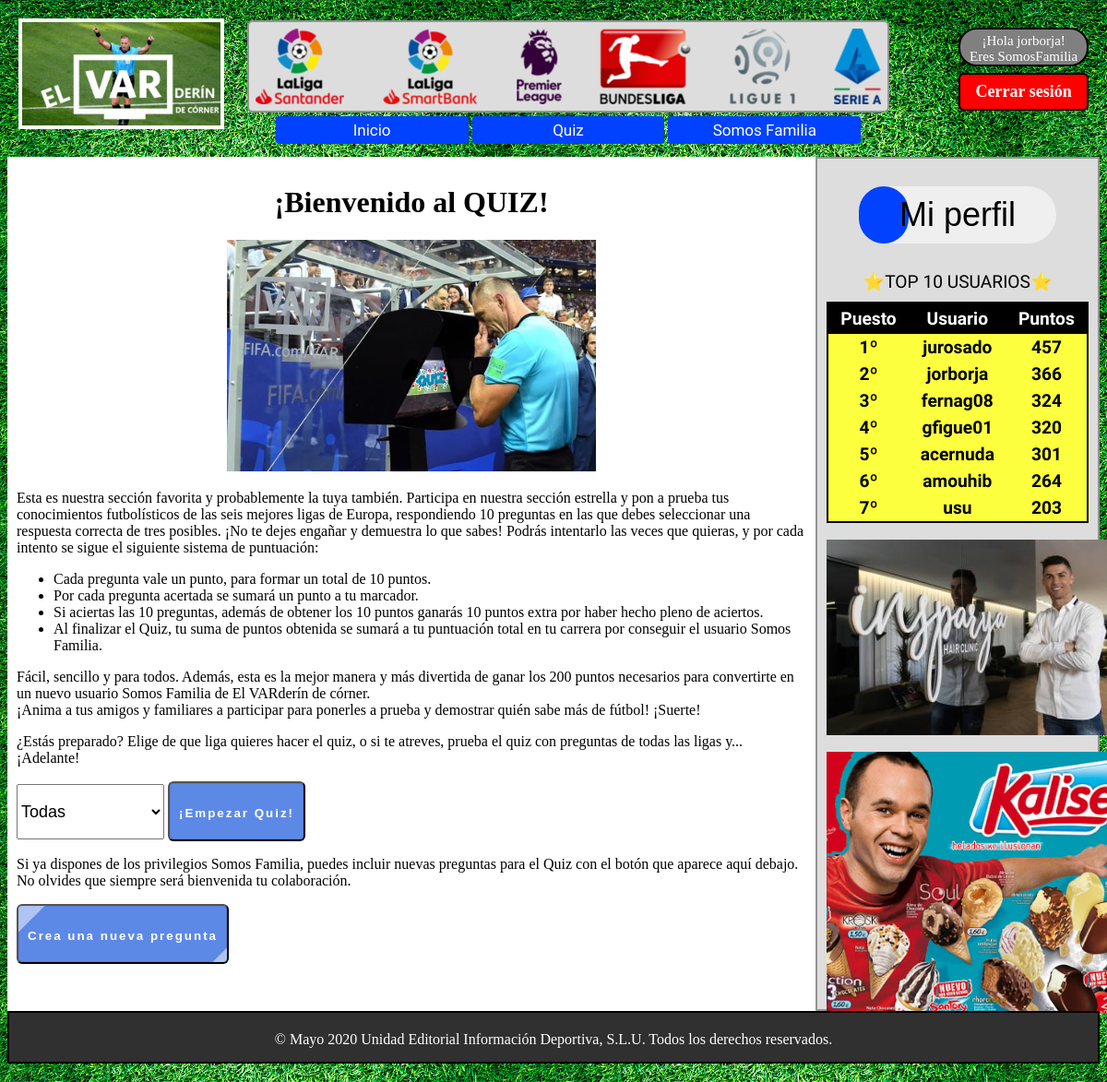
Page /mostrarInicioQuiz.php (signed in) on the committed database.
### tables this page shows
CREATE TABLE `usuarios` (
  `IdUsuario` int(10) NOT NULL,
  `Nombre` varchar(30) NOT NULL,
  `Apellido1` varchar(30) NOT NULL,
  `Apellido2` varchar(30) NOT NULL,
  `Sexo` varchar(10) NOT NULL,
  `EquipoFavorito` int(4) NOT NULL,
  `NombreUsuario` varchar(50) NOT NULL,
  `Contrasena` varchar(100) NOT NULL,
  `Email` varchar(100) NOT NULL,
  `Administrador` tinyint(1) NOT NULL,
  `SomosFamilia` tinyint(1) NOT NULL,
  `Puntos` int(10) NOT NULL
);

### include/dao/UsuarioDAO.php (called while the page is built, shortened)
<?php
class UsuarioDAO extends DAO{
    public function devuelveRanking(){
    	$db = $this->db;
    	$sql = "SELECT NombreUsuario, Puntos FROM usuarios WHERE Administrador = 0 ORDER BY Puntos DESC, NombreUsuario ASC LIMIT 10";
    	$consulta = mysqli_query($db, $sql);
    	return $consulta;
    }
}
?>

### include/sa/UsuarioSA.php (called while the page is built, shortened)
<?php
require_once('./include/dao/UsuarioDAO.php');
class UsuarioSA {
    protected $usuarioDAO;
	public function devuelveRanking(){
		if(!$this->usuarioDAO){
			$this->usuarioDAO = new UsuarioDAO();
		}
		$aux = $this->usuarioDAO;
		return $aux->devuelveRanking();
	}
}
?>

### mostrarInicioQuiz.php (the view, shortened to what this page needs)
<!DOCTYPE html>
<html>
	<head>
		<link rel="stylesheet" type="text/css" href="css/estilo.css" />
		<link rel="stylesheet" type="text/css" href="css/cabecera.css" />
		<link rel="stylesheet" type="text/css" href="css/sidebarDer.css" />
	</head>
	<body>
		<?php
			require("include/comun/cabecera.php");
		?>
		<div class="contenido">
			<div class="centraTitulosImagen">
				<h1>¡Bienvenido al QUIZ!</h1>
				<img src="./img/modifquiz.jpg" alt="quiz" width="400">
			</div>
			<p>
				Esta es nuestra sección favorita y probablemente la tuya también. Participa en nuestra sección estrella y pon a prueba tus conocimientos
				futbolísticos de las seis mejores ligas de Europa, respondiendo 10 preguntas en las que debes seleccionar una respuesta correcta de tres
				posibles. ¡No te dejes engañar y demuestra lo que sabes! Podrás intentarlo las veces que quieras, y por cada intento se sigue el siguiente
				sistema de puntuación:
				<ul>
					<li>Cada pregunta vale un punto, para formar un total de 10 puntos.</li>
					<li>Por cada pregunta acertada se sumará un punto a tu marcador.</li>
					<li>Si aciertas las 10 preguntas, además de obtener los 10 puntos ganarás 10 puntos extra por haber hecho pleno de aciertos.</li>
					<li>Al finalizar el Quiz, tu suma de puntos obtenida se sumará a tu puntuación total en tu carrera por conseguir el usuario Somos Familia.</li>
				</ul>
				Fácil, sencillo y para todos. Además, esta es la mejor manera y más divertida de ganar los 200 puntos necesarios para convertirte en
				un nuevo usuario Somos Familia de El VARderín de córner.<br>
				¡Anima a tus amigos y familiares a participar para ponerles a prueba y demostrar quién sabe más de fútbol! ¡Suerte!<br>
			</p>
			<p>¿Estás preparado? Elige de que liga quieres hacer el quiz, o si te atreves, prueba el quiz con preguntas de todas las ligas y... ¡Adelante!</p>
			<?php
				if(!isset($_SESSION["login"]) || $_SESSION["login"] == false){
					echo '<button class="botGenOff" onclick=location.href="mostrarQuiz.php" disabled>¡Empezar Quiz!</button>';
				}
				else{
			?>
				<form action="mostrarQuiz.php" method="get">
					<select name="liga" class="selectTam">
						<option value='0'>Todas</option>
					</select>
					<input class="botGen" type="submit" value="¡Empezar Quiz!">
				</form>
			<?php
				}
				echo '<p>Si ya dispones de los privilegios Somos Familia, puedes incluir nuevas preguntas para el Quiz con el botón que aparece aquí debajo. No olvides que siempre será bienvenida tu colaboración.</p>';
				if(!isset($_SESSION["login"]) || $_SESSION["login"] == false || ($_SESSION["esAdmin"] == false && $_SESSION["esFamilia"] == false)){
					echo '<button class="botGenOff" onclick=location.href="nuevaPreguntaRespuesta.php" disabled>Crea una nueva pregunta</button>';
				}
				else{
					echo '<button class="botGen" onclick=location.href="nuevaPreguntaRespuesta.php">Crea una nueva pregunta</button>';
				}
			?>
		</div>
		<?php
			require("include/comun/sidebarDer.php");
			require("include/comun/pie.php");
		?>
	</body>
</html>

### include/comun/sidebarDer.php
<div id="sidebar-right">
	<div id="perfil">
		<?php
			if (isset($_SESSION["login"]) && ($_SESSION["login"]==true)) {
		?>
			<button class="perfil rounded" onclick="location.href='mostrarPerfil.php'"><span class="text-green">Mi perfil</button>
		<?php
			}
		?>
	</div>
	<div id="ranking">
		<?php
			require_once './include/sa/UsuarioSA.php';
			$usuarioSA = new UsuarioSA();
			$lista = $usuarioSA->devuelveRanking();
		?>
		<table class="tablas">
			<caption>⭐TOP 10 USUARIOS⭐</caption>
			<tr>
				<th>Puesto</th>
				<th>Usuario</th>
				<th>Puntos</th>
			</tr>
		<?php
			$i = 1;
			while($mostrar=mysqli_fetch_object($lista)){
				echo "<tr>";
					echo "<td>".$i."º</td>";
					echo "<td>".$mostrar->NombreUsuario."</td>";
					echo "<td>".$mostrar->Puntos."</td>";
				echo "</tr>";
				$i++;
			}
		?>
		</table>
		<br>
	</div>
	<div id="anuncios">
		<img class="imagenes" src="./img/insparya.jpg" alt="clinica capilar cr7">
		<br>
		<img class="imagenes" src="./img/kaliseParaTodos.png" alt="kalise para todos">
	</div>
</div>

### css/estilo.css (style rules this page uses)
body { display: grid; grid-template-columns: 74% 26%; grid-template-rows: 14% 80% 5%; grid-template-areas: "header header" "contenido sidebar" "footer footer"; background-color: #14B76E; background-image:url(../img/cesped.jpg); }
div.contenido { padding: 10px; float: left; max-height: 1050px; grid-area: contenido; overflow: auto; background-color: white; }
.botGen { position: relative; padding: 25px 10px; border-radius: 6px; text-align: center; font-weight: bold; max-width: 320px; height: 65px; overflow: hidden; color:rgba(255,255,255,1); cursor: pointer; letter-spacing: 2px; box-shadow:inset 0 0 0 1px rgba(0,0,0,0.1); text-decoration: none; transition: all ease 0.5s; background:#5d89e6; }
.botGen:after, .botGen:before { width: 80px; height: 200px; content: ''; display: block; background: rgba(255,255,255,0.5); transform: rotate(45deg); top: -60px; position: absolute; transition: none; right:-45%; cursor: pointer; }
.botGen:before { left: -48%; }
tr:nth-child(odd) { background-color:#f2f2f2; }
tr:nth-child(even) { background-color:#fbfbfb; }
.selectTam { font-size: 18px; width: 160px; height: 60px; }
.centraTitulosImagen { text-align: center; }

### css/sidebarDer.css (style rules this page uses)
div#sidebar-right { padding: 10px; border-style: solid; border-width: 2px; border-color: #939393; float: right; width: auto; min-height: 600px; background-color: #dddddd; grid-area: sidebar; display: flex; flex-direction: column; }
div#perfil { text-align: center; }
.perfil { margin: 20px auto; border: none; padding: 10px 44px; font-size: 36px; position: relative; }
.perfil::before { transition: all 0.85s cubic-bezier(0.68, -0.55, 0.265, 1.55); content: ''; width: 50%; height: 100%; position: absolute; top: 0; left: 0; }
.rounded { border-radius:50px; }
.text-green { mix-blend-mode: multiply; }
.rounded::before { border-radius: 50px; width: 25%; background: #0042ff; }
div#ranking { text-align: center; width: 100%; }
div .tablas { width: 100%; border-collapse: collapse; border: 2px solid; }
.tablas caption { padding: 10px; font-family: 'Days One', sans-serif; font-size: 120%; }
.tablas tr { background-color: #FCFF3D; }
.tablas th { background-color: black; color: white; padding: 5px; font-family: 'Montserrat Alternates', sans-serif; font-size: 120%; }
.tablas td { padding: 3px; font-family: 'Neucha', cursive; font-size: 120%; font-weight: bold; }
.imagenes { display: block; margin-left: auto; margin-right: auto; width: 325px; }

### rows in the picture
usuarios: NombreUsuario "jurosado", Puntos "457"
usuarios: NombreUsuario "jorborja", Puntos "366"
usuarios: NombreUsuario "fernag08", Puntos "324"
usuarios: NombreUsuario "gfigue01", Puntos "320"
usuarios: NombreUsuario "acernuda", Puntos "301"
usuarios: NombreUsuario "amouhib", Puntos "264"
usuarios: NombreUsuario "usu", Puntos "203"

### other values in the picture
$_SESSION['nombre'] "jorborja"
